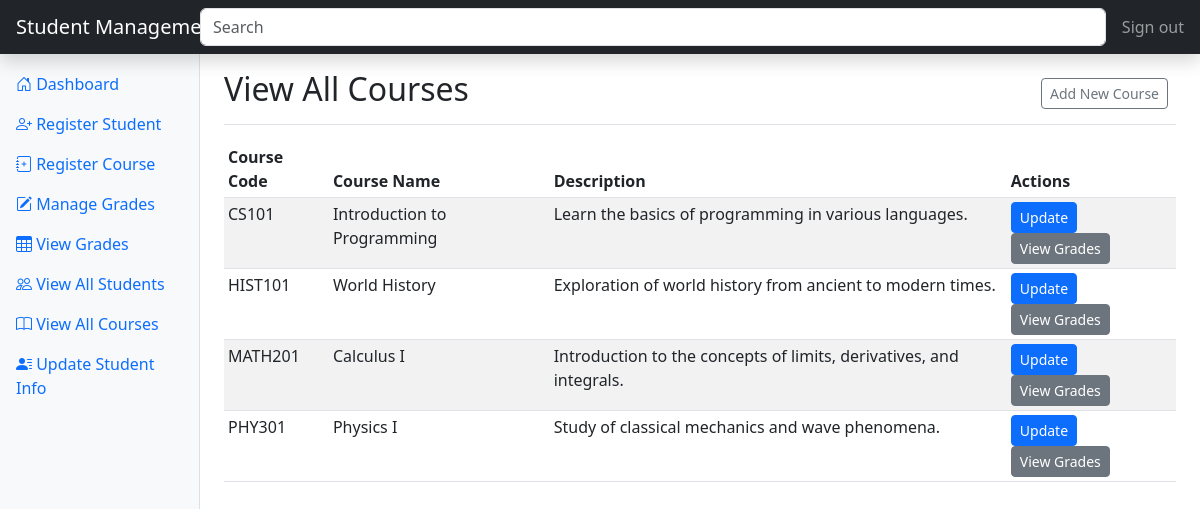
Screenshot of /viewAllCourses.php with the database file from the repository.
### tables this page shows
CREATE TABLE Course (
    course_code VARCHAR(10) PRIMARY KEY,
    course_name VARCHAR(100) NOT NULL,
    description TEXT NOT NULL
);

### Database.php (called while the page is built)
<?php
class Database{
    private static $instance=null;
    private $pbo;
    private function __construct(){
        try{
            $this->pbo = new PDO('mysql:host=localhost;dbname=studentmanager', 'root', 'mysql');
            $this->pbo->setAttribute(PDO::ATTR_ERRMODE, PDO::ERRMODE_EXCEPTION);
        }catch (PDOException $e){
            die('Connection Failed: '.$e->getMessage());
        }
    }
    public static function getInstance(){
        if(self::$instance==null){
            self::$instance = new Database();
        }
        return self::$instance;
    }
    public function getConnection(){
        return $this->pbo;
    }
}

### DAO/CourseDAO.php (called while the page is built, shortened)
<?php
require_once 'Database.php';
require_once 'Model/Course.php';
class CourseDAO
{
    private $pdo;
    public function __construct() {
        $this->pdo = Database::getInstance()->getConnection();
    }
    public function getCourses(): array
    {
        $stmt = $this->pdo->prepare("SELECT * FROM course");
        $stmt->execute();
        $courses = $stmt->fetchAll(PDO::FETCH_ASSOC);
        $courseList = [];
        foreach ($courses as $course) {
            $courseList[] = new Course($course['course_code'], $course['course_name'], $course['description']);
        }
        return $courseList;
    }
}

### Model/Course.php (called while the page is built, shortened)
<?php
class Course
{
    private $course_code;
    private $course_name;
    private $description;
    public function __construct($course_code, $course_name, $description)
    {
        $this->course_code = $course_code;
        $this->course_name = $course_name;
        $this->description = $description;
    }
    public function getCourseCode()
    {
        return $this->course_code;
    }
    public function getCourseName()
    {
        return $this->course_name;
    }
    public function getDescription()
    {
        return $this->description;
    }
}

### viewAllCourses.php (the view, shortened to what this page needs)
<?php
require_once 'DAO\CourseDAO.php';
require_once 'Database.php';
$courseDAO = new CourseDAO();
$courses = $courseDAO->getCourses();
?>
<!DOCTYPE html>
<html lang="en">
<head>
    <link href="https://cdn.jsdelivr.net/npm/bootstrap@5.3.0/dist/css/bootstrap.min.css" rel="stylesheet">
    <link href="https://cdn.jsdelivr.net/npm/bootstrap-icons@1.7.2/font/bootstrap-icons.css" rel="stylesheet">
</head>
<body>
<header class="navbar navbar-dark sticky-top bg-dark flex-md-nowrap p-0 shadow">
    <a class="navbar-brand col-md-3 col-lg-2 me-0 px-3" href="#">Student Management System</a>
    <input class="form-control form-control-dark w-100" type="text" placeholder="Search" aria-label="Search">
    <div class="navbar-nav">
        <div class="nav-item text-nowrap">
            <a class="nav-link px-3" href="#">Sign out</a>
        </div>
    </div>
</header>
<div class="container-fluid">
    <div class="row">
        <nav id="sidebarMenu" class="col-md-3 col-lg-2 d-md-block bg-light sidebar collapse">
            <div class="position-sticky pt-3 sidebar-sticky">
                <ul class="nav flex-column">
                    <li class="nav-item">
                        <a class="nav-link" href="index.php">
                            <i class="bi bi-house-door"></i>
                            Dashboard
                        </a>
                    </li>
                    <li class="nav-item">
                        <a class="nav-link" href="registerStudent.php">
                            <i class="bi bi-person-plus"></i>
                            Register Student
                        </a>
                    </li>
                    <li class="nav-item">
                        <a class="nav-link" href="courseRegistration.php">
                            <i class="bi bi-journal-plus"></i>
                            Register Course
                        </a>
                    </li>
                    <li class="nav-item">
                        <a class="nav-link" href="addGrade.php">
                            <i class="bi bi-pencil-square"></i>
                            Manage Grades
                        </a>
                    </li>
                    <li class="nav-item">
                        <a class="nav-link" href="viewGrades.php">
                            <i class="bi bi-table"></i>
                            View Grades
                        </a>
                    </li>
                    <li class="nav-item">
                        <a class="nav-link" href="viewAllStudents.php">
                            <i class="bi bi-people"></i>
                            View All Students
                        </a>
                    </li>
                    <li class="nav-item">
                        <a class="nav-link active" aria-current="page" href="#">
                            <i class="bi bi-book"></i>
                            View All Courses
                        </a>
                    </li>
                    <li class="nav-item">
                        <a class="nav-link" href="updateStudent.php">
                            <i class="bi bi-person-lines-fill"></i>
                            Update Student Info
                        </a>
                    </li>
                </ul>
            </div>
        </nav>
        <main class="col-md-9 ms-sm-auto col-lg-10 px-md-4">
            <div class="d-flex justify-content-between flex-wrap flex-md-nowrap align-items-center pt-3 pb-2 mb-3 border-bottom">
                <h1 class="h2">View All Courses</h1>
                <div class="btn-toolbar mb-2 mb-md-0">
                    <div class="btn-group me-2">
                        <a href="courseRegistration.php" class="btn btn-sm btn-outline-secondary">Add New Course</a>
                    </div>
                </div>
            </div>
            <div class="table-responsive">
                <table class="table table-striped table-sm">
                    <thead>
                    <tr>
                        <th>Course Code</th>
                        <th>Course Name</th>
                        <th>Description</th>
                        <th>Actions</th>
                    </tr>
                    </thead>
                    <tbody>
                    <?php foreach ($courses as $course): ?>
                        <tr>
                            <td><?php echo htmlspecialchars($course->getCourseCode()); ?></td>
                            <td><?php echo htmlspecialchars($course->getCourseName()); ?></td>
                            <td><?php echo htmlspecialchars($course->getDescription()); ?></td>
                            <td>
                                <a href="updateCourse.php?id=<?php echo $course->getCourseCode(); ?>" class="btn btn-primary btn-sm">Update</a>
                                <a href="viewGrades.php?id=<?php echo $course->getCourseCode(); ?>" class="btn btn-secondary btn-sm">View Grades</a>
                            </td>
                        </tr>
                    <?php endforeach; ?>
                    </tbody>
                </table>
            </div>
        </main>
    </div>
</div>
</body>
</html>

### viewAllCourses.php (style rules this page uses)
.sidebar { height: 100vh; position: fixed; top: 0; left: 0; z-index: 1000; padding: 48px 0 0; box-shadow: inset -1px 0 0 rgba(0, 0, 0, .1); }
.sidebar-sticky { position: relative; top: 0; height: calc(100vh - 48px); padding-top: .5rem; overflow-x: hidden; overflow-y: auto; }
.navbar-brand { padding-top: .75rem; padding-bottom: .75rem; }

### rows the page displays
course: course_code "CS101", course_name "Introduction to Programming", description "Learn the basics of programming in various languages."
course: course_code "HIST101", course_name "World History", description "Exploration of world history from ancient to modern times."
course: course_code "MATH201", course_name "Calculus I", description "Introduction to the concepts of limits, derivatives, and integrals."
course: course_code "PHY301", course_name "Physics I", description "Study of classical mechanics and wave phenomena."
